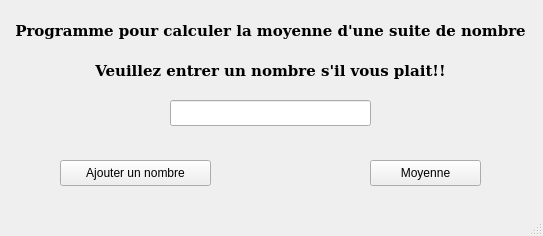
<?xml version="1.0" encoding="UTF-8"?>
<ui version="4.0">
 <class>MainWindow</class>
 <widget class="QMainWindow" name="MainWindow">
  <property name="enabled">
   <bool>true</bool>
  </property>
  <property name="geometry">
   <rect>
    <x>0</x>
    <y>0</y>
    <width>543</width>
    <height>236</height>
   </rect>
  </property>
  <property name="minimumSize">
   <size>
    <width>543</width>
    <height>236</height>
   </size>
  </property>
  <property name="maximumSize">
   <size>
    <width>543</width>
    <height>236</height>
   </size>
  </property>
  <property name="windowTitle">
   <string>Moyene</string>
  </property>
  <widget class="QWidget" name="centralwidget">
   <widget class="QLineEdit" name="userInput">
    <property name="geometry">
     <rect>
      <x>170</x>
      <y>100</y>
      <width>201</width>
      <height>26</height>
     </rect>
    </property>
   </widget>
   <widget class="QLabel" name="instructionLabel">
    <property name="geometry">
     <rect>
      <x>0</x>
      <y>60</y>
      <width>541</width>
      <height>20</height>
     </rect>
    </property>
    <property name="font">
     <font>
      <family>DejaVu Serif</family>
      <pointsize>11</pointsize>
      <weight>75</weight>
      <bold>true</bold>
     </font>
    </property>
    <property name="text">
     <string>Veuillez entrer un nombre s'il vous plait!!</string>
    </property>
    <property name="alignment">
     <set>Qt::AlignCenter</set>
    </property>
   </widget>
   <widget class="QLabel" name="resultatLabel_2">
    <property name="geometry">
     <rect>
      <x>0</x>
      <y>220</y>
      <width>541</width>
      <height>20</height>
     </rect>
    </property>
    <property name="font">
     <font>
      <family>DejaVu Serif</family>
      <weight>75</weight>
      <italic>true</italic>
      <bold>true</bold>
      <underline>true</underline>
     </font>
    </property>
    <property name="toolTip">
     <string notr="true"/>
    </property>
    <property name="toolTipDuration">
     <number>5</number>
    </property>
    <property name="text">
     <string/>
    </property>
    <property name="alignment">
     <set>Qt::AlignCenter</set>
    </property>
   </widget>
   <widget class="QLabel" name="label_3">
    <property name="geometry">
     <rect>
      <x>0</x>
      <y>20</y>
      <width>541</width>
      <height>20</height>
     </rect>
    </property>
    <property name="font">
     <font>
      <family>DejaVu Serif</family>
      <pointsize>11</pointsize>
      <weight>75</weight>
      <bold>true</bold>
     </font>
    </property>
    <property name="text">
     <string>Programme pour calculer la moyenne d'une suite de nombre</string>
    </property>
    <property name="alignment">
     <set>Qt::AlignCenter</set>
    </property>
   </widget>
   <widget class="QPushButton" name="addNumber">
    <property name="enabled">
     <bool>true</bool>
    </property>
    <property name="geometry">
     <rect>
      <x>60</x>
      <y>160</y>
      <width>151</width>
      <height>26</height>
     </rect>
    </property>
    <property name="text">
     <string>Ajouter un nombre</string>
    </property>
   </widget>
   <widget class="QPushButton" name="averageButton">
    <property name="enabled">
     <bool>true</bool>
    </property>
    <property name="geometry">
     <rect>
      <x>370</x>
      <y>160</y>
      <width>111</width>
      <height>26</height>
     </rect>
    </property>
    <property name="text">
     <string>Moyenne</string>
    </property>
   </widget>
  </widget>
  <widget class="QStatusBar" name="statusbar"/>
 </widget>
 <resources/>
 <connections/>
</ui>
